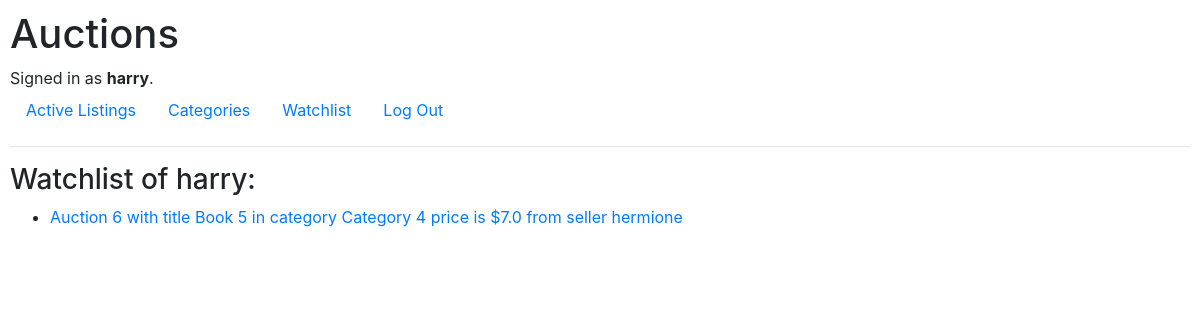
/auctions/watchlist (signed in), run on the app's committed database.
### auctions/models.py (models this page shows, shortened)
class User(AbstractUser):
    pass

class Watchlist(models.Model):
    id = models.AutoField(auto_created=True, primary_key=True, serialize=False, verbose_name='ID')
    item = models.ForeignKey(Auction, on_delete=models.CASCADE)  # auction
    user = models.ForeignKey(User, on_delete=models.CASCADE)  # user

class Auction(models.Model):
    title = models.CharField(
        unique=True, error_messages={'unique': "The auction with that title already exists."},
        max_length=64, verbose_name='title of auction')
    category = models.CharField(max_length=64)
    description = models.CharField(blank=True, max_length=124)
    image_url = models.CharField(blank=True, max_length=124)
    price = models.FloatField(default=0.0)
    owner = models.ForeignKey(User, on_delete=models.CASCADE, related_name="seller")  # user
    winner = models.ForeignKey(User, blank=True, null=True, on_delete=models.CASCADE, related_name="buyer")  # user
    is_active = models.BooleanField(default=True, verbose_name='active status')  # active or non_active
    def __str__(self):
        return (f'Auction {self.id} with title {self.title} in category {self.category} price is ${self.price} '
                f'from seller {self.owner}')

### auctions/views.py (the view)
# urls.py: path("watchlist", views.watchlist_view, name="watchlist"),
@login_required
def watchlist_view(request):
    watchlist = Watchlist.objects.filter(user=request.user)
    return render(request, 'auctions/watchlist.html', {
        'watchlist': watchlist
    })

### auctions/templates/auctions/watchlist.html
    {% extends "auctions/layout.html" %}
    {% block body %}
    <h3>Watchlist of {{ user }}:</h3>
    <ul>
        {% for tracking  in watchlist %}
            <li>
                <a href="{% url 'auction' tracking.item.id %}">
                  {{ tracking.item }}
                </a>
            </li>
        {%endfor%}
    </ul>
    {% endblock %}

### auctions/templates/auctions/layout.html (shortened to what this page needs)
{% load static %}
<!DOCTYPE html>
<html lang="en">
    <head>
        <link rel="stylesheet" href="https://stackpath.bootstrapcdn.com/bootstrap/4.4.1/css/bootstrap.min.css">
        <link href="{% static 'auctions/styles.css' %}" rel="stylesheet">
    </head>
    <body>
        <h1>Auctions</h1>
        <div>
            {% if user.is_authenticated %}
                Signed in as <strong>{{ user.username }}</strong>.
            {% else %}
                Not signed in.
            {% endif %}
        </div>
        <ul class="nav">
            <li class="nav-item">
                <a class="nav-link" href="{% url 'index' %}">Active Listings</a>
            </li>
            <li class="nav-item">
                <a class="nav-link" href="{% url 'categories' %}">Categories</a>
            </li>
            {% if user.is_authenticated %}
            <li class="nav-item">
                <a class="nav-link" href="{% url 'watchlist' %}">Watchlist</a>
            </li>
                <li class="nav-item">
                    <a class="nav-link" href="{% url 'logout' %}">Log Out</a>
                </li>
            {% endif %}
        </ul>
        <hr>
        {% block body %}
        {% endblock %}
    </body>
</html>

### auctions/static/auctions/styles.css (style rules this page uses)
body { padding: 10px; }

### data on the page
User: username "harry"
Watchlist: item "Auction 6 with title Book 5 in category Category 4 price is $7.0 from seller hermione"
